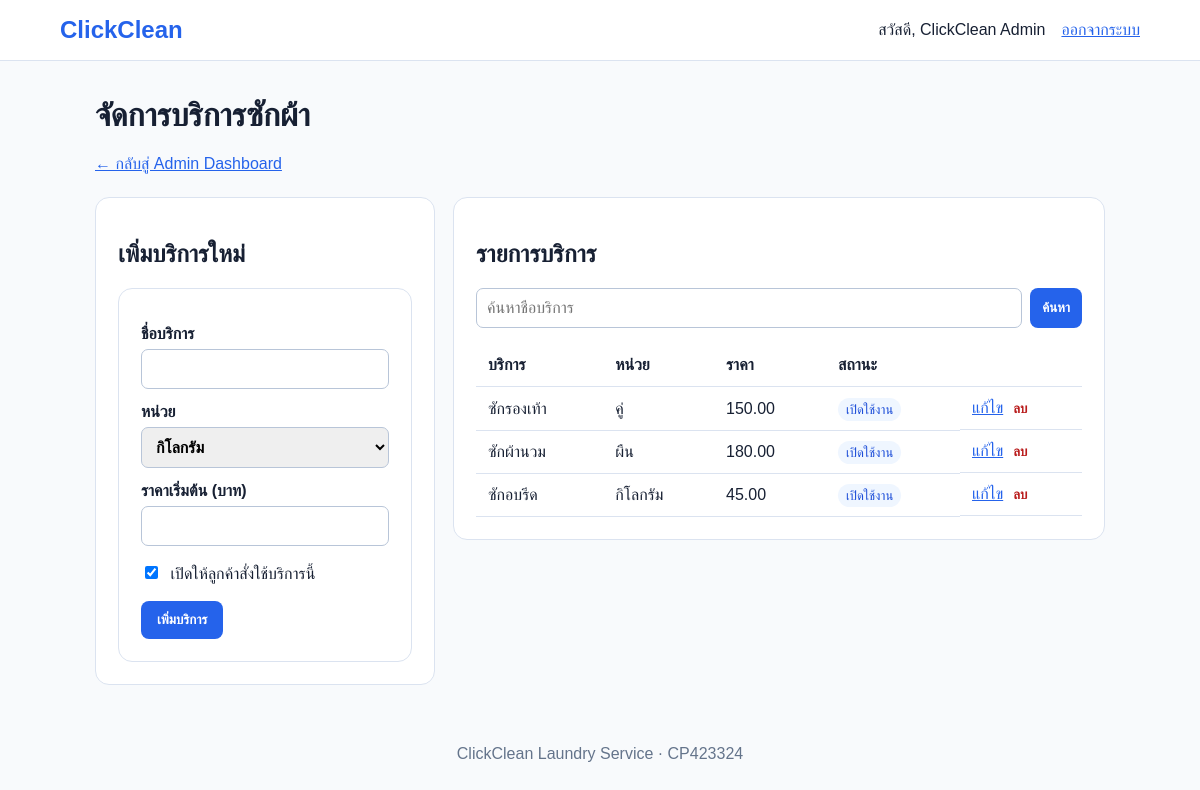
Screenshot of /admin/services.php (signed in) with the database file from the repository.
### tables this page shows
CREATE TABLE services (
  id INT UNSIGNED AUTO_INCREMENT PRIMARY KEY,
  service_name VARCHAR(100) NOT NULL,
  unit VARCHAR(30) NOT NULL,
  base_price DECIMAL(10,2) NOT NULL,
  active TINYINT(1) NOT NULL DEFAULT 1
);

### includes/auth.php (called while the page is built, shortened)
<?php
require_once __DIR__ . '/security.php';
function logged_in(): bool { return isset($_SESSION['user']['id']); }

### includes/security.php (called while the page is built, shortened)
<?php
function e(?string $value): string { return htmlspecialchars($value ?? '', ENT_QUOTES | ENT_SUBSTITUTE, 'UTF-8'); }

### admin/services.php (the view, shortened to what this page needs)
<?php
require_once __DIR__ . '/../includes/auth.php';
$db = db();
$units = ['กิโลกรัม', 'ผืน', 'คู่'];
$editing = null;
$keyword = trim($_GET['q'] ?? '');
if ($keyword !== '') {
    $like = '%' . $keyword . '%';
    $stmt = $db->prepare('SELECT id, service_name, unit, base_price, active FROM services WHERE service_name LIKE ? ORDER BY id DESC');
    $stmt->bind_param('s', $like); $stmt->execute(); $services = $stmt->get_result();
} else {
    $services = $db->query('SELECT id, service_name, unit, base_price, active FROM services ORDER BY id DESC');
}
require __DIR__ . '/../includes/header.php';
?>
<h1>จัดการบริการซักผ้า</h1>
<p><a href="/ClickClean/admin/dashboard.php">← กลับสู่ Admin Dashboard</a></p>
<div class="grid admin-layout">
  <section class="panel">
    <h2><?= $editing ? 'แก้ไขบริการ' : 'เพิ่มบริการใหม่' ?></h2>
    <form method="post">
      <label>ชื่อบริการ<input name="service_name" maxlength="100" required value="<?= e($editing['service_name'] ?? $_POST['service_name'] ?? '') ?>"></label>
      <label>หน่วย<select name="unit" required><?php foreach ($units as $unit): ?><option value="<?= e($unit) ?>" <?= (($editing['unit'] ?? $_POST['unit'] ?? '') === $unit) ? 'selected' : '' ?>><?= e($unit) ?></option><?php endforeach; ?></select></label>
      <label>ราคาเริ่มต้น (บาท)<input type="number" name="base_price" min="0.01" max="10000" step="0.01" required value="<?= e((string)($editing['base_price'] ?? $_POST['base_price'] ?? '')) ?>"></label>
      <label class="check"><input type="checkbox" name="active" <?= (($editing['active'] ?? 1) == 1) ? 'checked' : '' ?>> เปิดให้ลูกค้าสั่งใช้บริการนี้</label>
      <button><?= $editing ? 'บันทึกการแก้ไข' : 'เพิ่มบริการ' ?></button>
    </form>
  </section>
  <section class="panel">
    <h2>รายการบริการ</h2>
    <form class="search" method="get"><input name="q" maxlength="100" placeholder="ค้นหาชื่อบริการ" value="<?= e($keyword) ?>"><button class="small">ค้นหา</button></form>
    <table class="table"><tr><th>บริการ</th><th>หน่วย</th><th>ราคา</th><th>สถานะ</th><th></th></tr>
    <?php while ($service = $services->fetch_assoc()): ?><tr><td><?= e($service['service_name']) ?></td><td><?= e($service['unit']) ?></td><td><?= number_format((float)$service['base_price'], 2) ?></td><td><span class="status"><?= $service['active'] ? 'เปิดใช้งาน' : 'ปิดใช้งาน' ?></span></td><td class="actions"><a href="/ClickClean/admin/services.php?edit=<?= (int)$service['id'] ?>">แก้ไข</a><form method="post" onsubmit="return confirm('ยืนยันการลบบริการนี้?');"><input type="hidden" name="csrf_token" value="<?= csrf_token() ?>"><input type="hidden" name="action" value="delete"><input type="hidden" name="service_id" value="<?= (int)$service['id'] ?>"><button class="link danger-link">ลบ</button></form></td></tr><?php endwhile; ?>
    </table>
  </section>
</div>
<?php require __DIR__ . '/../includes/footer.php'; ?>

### includes/header.php (shortened to what this page needs)
<?php require_once __DIR__ . '/auth.php'; ?>
<!doctype html><html lang="th"><head><meta charset="utf-8"><meta name="viewport" content="width=device-width, initial-scale=1"><title>ClickClean</title><link rel="stylesheet" href="/ClickClean/assets/css/style.css"></head>
<body><header><a class="brand" href="/ClickClean/">ClickClean</a><nav>
<?php if (logged_in()): ?><span>สวัสดี, <?= e($_SESSION['user']['name']) ?></span><a href="/ClickClean/logout.php">ออกจากระบบ</a>
<?php else: ?><a href="/ClickClean/login.php">เข้าสู่ระบบ</a><a class="button small" href="/ClickClean/register.php">สมัครสมาชิก</a><?php endif; ?>
</nav></header><main>

### includes/footer.php
</main><footer>ClickClean Laundry Service · CP423324</footer></body></html>

### assets/css/style.css (style rules this page uses)
:root { --blue:#2563eb;--ink:#172033;--soft:#eff6ff;--line:#dbe3f0;--green:#15803d }
* { box-sizing:border-box }
body { margin:0;background:#f8fafc;color:var(--ink);font-family:Tahoma,Arial,sans-serif }
header { display:flex;align-items:center;justify-content:space-between;padding:16px max(5vw,24px);background:#fff;border-bottom:1px solid var(--line) }
.brand { font-weight:800;font-size:24px;color:var(--blue);text-decoration:none }
nav { display:flex;gap:16px;align-items:center }
a { color:var(--blue) }
main { max-width:1050px;margin:36px auto;padding:0 20px;min-height:70vh }
.button,button { display:inline-block;border:0;border-radius:8px;background:var(--blue);color:#fff;padding:11px 16px;text-decoration:none;font-weight:700;cursor:pointer }
.small { padding:8px 12px }
.grid { display:grid;grid-template-columns:repeat(auto-fit,minmax(220px,1fr));gap:18px;margin-top:24px }
.card,form,.panel { background:#fff;border:1px solid var(--line);border-radius:14px;padding:22px }
label { display:block;font-weight:700;margin-top:14px }
input,select,textarea { width:100%;padding:10px;margin-top:6px;border:1px solid #b8c5d8;border-radius:7px;font:inherit }
button { margin-top:18px }
.table { width:100%;border-collapse:collapse;background:#fff }
.table th,.table td { padding:12px;text-align:left;border-bottom:1px solid var(--line) }
.status { font-size:13px;padding:4px 8px;background:var(--soft);color:#1d4ed8;border-radius:999px }
footer { text-align:center;padding:24px;color:#64748b }
.admin-layout { grid-template-columns:minmax(260px,340px) 1fr;align-items:start }
.check { font-weight:400 }
.check input { width:auto;margin-right:8px }
.search { display:flex;gap:8px;padding:0;border:0;margin-bottom:16px }
.search input { margin:0 }
.search button { margin:0 }
.actions { display:flex;gap:10px;align-items:center }
.actions form { border:0;padding:0 }
.link { background:none;color:var(--blue);padding:0;margin:0 }
.danger-link { color:#b91c1c }

### rows the page displays
services: service_name "ซักรองเท้า", unit "คู่", base_price "150.00", active "เปิดใช้งาน"
services: service_name "ซักผ้านวม", unit "ผืน", base_price "180.00", active "เปิดใช้งาน"
services: service_name "ซักอบรีด", unit "กิโลกรัม", base_price "45.00", active "เปิดใช้งาน"

### other values shown
$_SESSION['user']['name'] "ClickClean Admin"
form field unit "กิโลกรัม"
